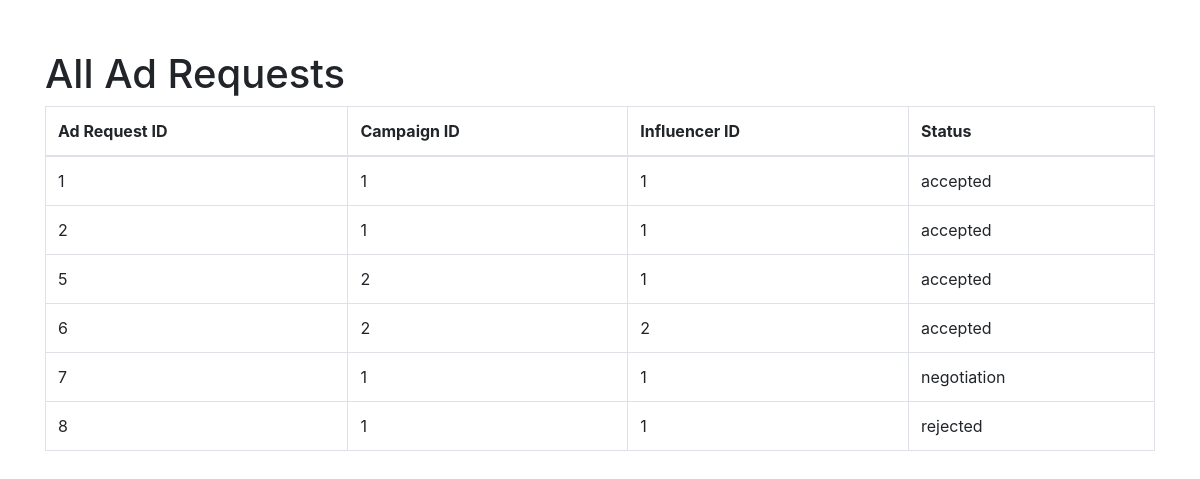
/admin/alladrequests (signed in), run on the app's committed database.
### models.py (models this page shows, shortened)
class AdRequest(db.Model):
    __tablename__ = "ad_requests"
    ad_request_id = db.Column(db.Integer, primary_key=True, autoincrement=True)
    campaign_id = db.Column(
        db.Integer, db.ForeignKey("campaigns.campaign_id"), nullable=False
    )
    influencer_id = db.Column(
        db.Integer, db.ForeignKey("influencers.influencer_id"), nullable=False
    )
    requirements = db.Column(db.Text)
    payment_amount = db.Column(db.Numeric(10, 2))
    status = db.Column(db.Enum("pending", "accepted", "rejected", "negotiation") , default = "pending")
    messages = db.Column(db.Text)
    negotiations = db.relationship("Negotiation", backref="ad_request", lazy=True)

### admin.py (the view)
@admin.route('/alladrequests')
def all_adrequests():
    if "user_name" in session and "role" in session:
        if session["role"] == "admin":
            ad_requests = AdRequest.query.all()
            return render_template("admin_alladrequests.html", ad_requests=ad_requests)
    flash("Please Login !","faliled")
    return redirect(url_for("home"))

### app.py (called while the page is built)
@app.before_request
def create_tables():
    init_db(app)

### models.py (called while the page is built, shortened)
def init_db(app):
    with app.app_context():
        db.create_all()

### templates/admin_alladrequests.html (shortened to what this page needs)
<!DOCTYPE html>
<html lang="en">
<head>
    <link rel="stylesheet" href="https://stackpath.bootstrapcdn.com/bootstrap/4.3.1/css/bootstrap.min.css">
</head>
<body>
    <div class="container">
        <h1>All Ad Requests</h1>
        <table class="table table-bordered">
            <thead>
                <tr>
                    <th>Ad Request ID</th>
                    <th>Campaign ID</th>
                    <th>Influencer ID</th>
                    <th>Status</th>
                </tr>
            </thead>
            <tbody>
                {% for ad_request in ad_requests %}
                <tr>
                    <td>{{ ad_request.ad_request_id }}</td>
                    <td>{{ ad_request.campaign_id }}</td>
                    <td>{{ ad_request.influencer_id }}</td>
                    <td>{{ ad_request.status }}</td>
                </tr>
                {% endfor %}
            </tbody>
        </table>
    </div>
</body>
</html>

### templates/admin_alladrequests.html (style rules this page uses)
.container { margin-top: 50px; }

### data on the page
AdRequest: ad_request_id "1", campaign_id "1", influencer_id "1", status "accepted"
AdRequest: ad_request_id "2", campaign_id "1", influencer_id "1", status "accepted"
AdRequest: ad_request_id "5", campaign_id "2", influencer_id "1", status "accepted"
AdRequest: ad_request_id "6", campaign_id "2", influencer_id "2", status "accepted"
AdRequest: ad_request_id "7", campaign_id "1", influencer_id "1", status "negotiation"
AdRequest: ad_request_id "8", campaign_id "1", influencer_id "1", status "rejected"
